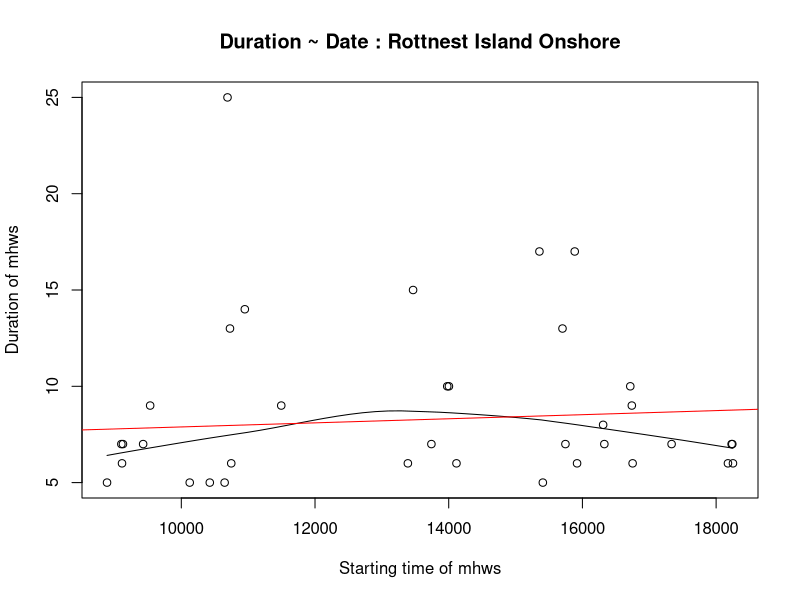
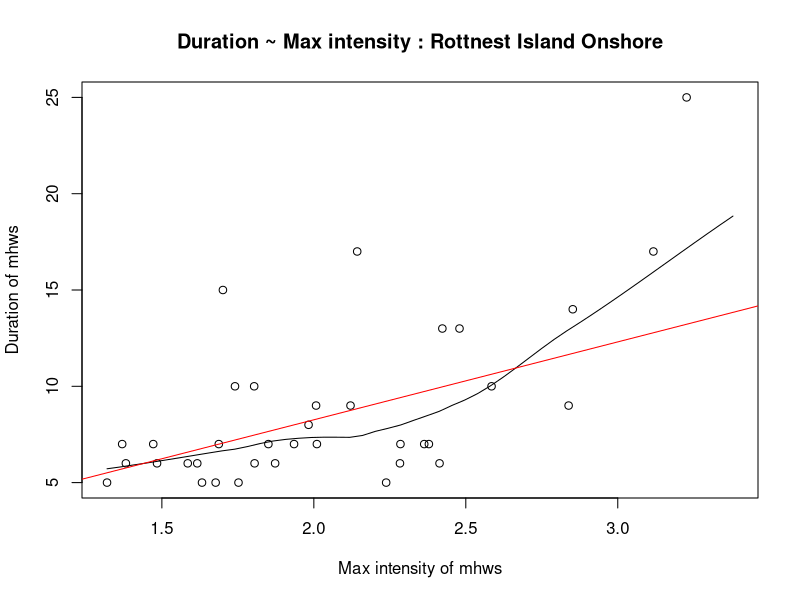
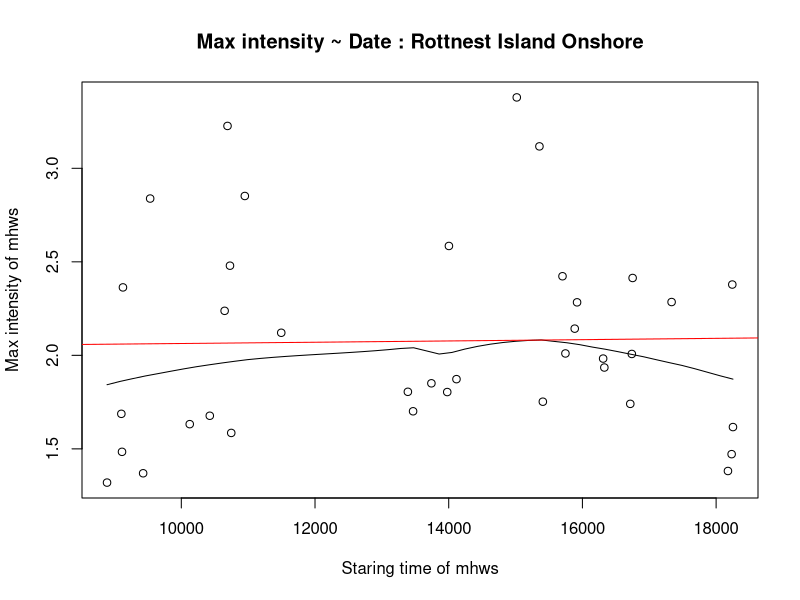
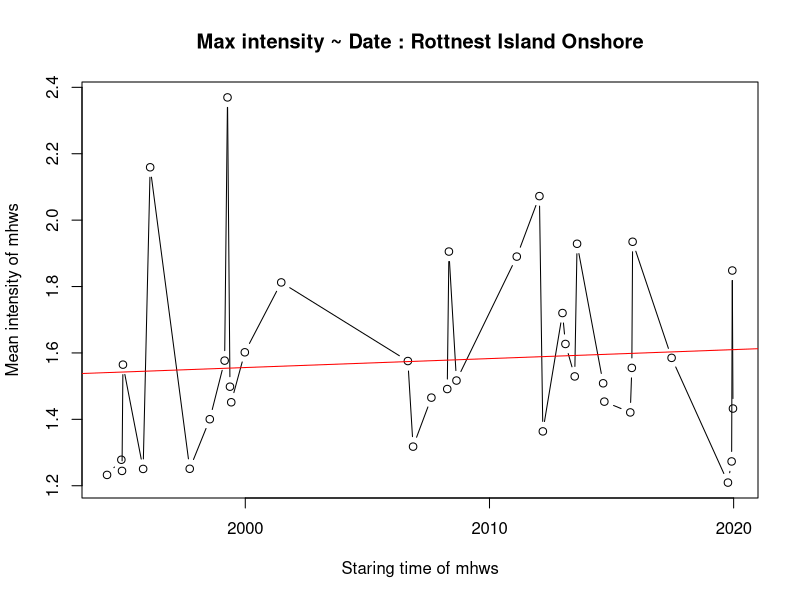
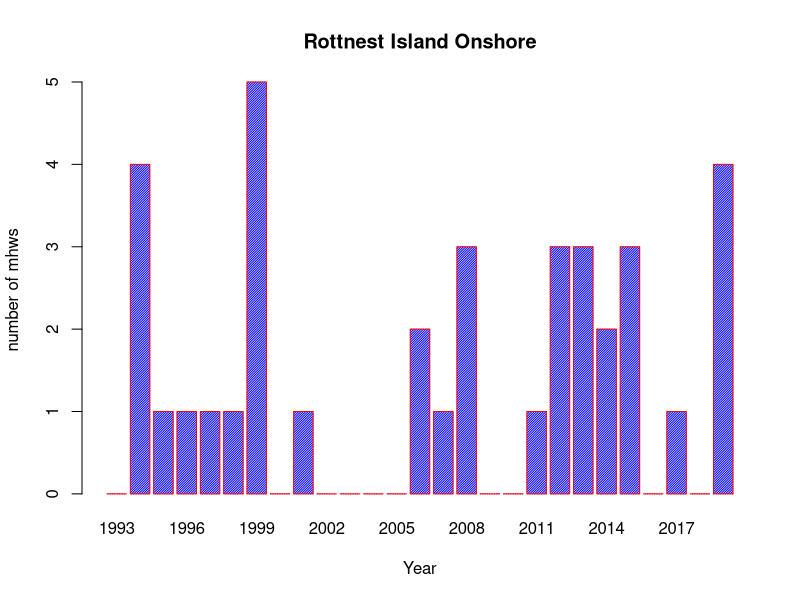
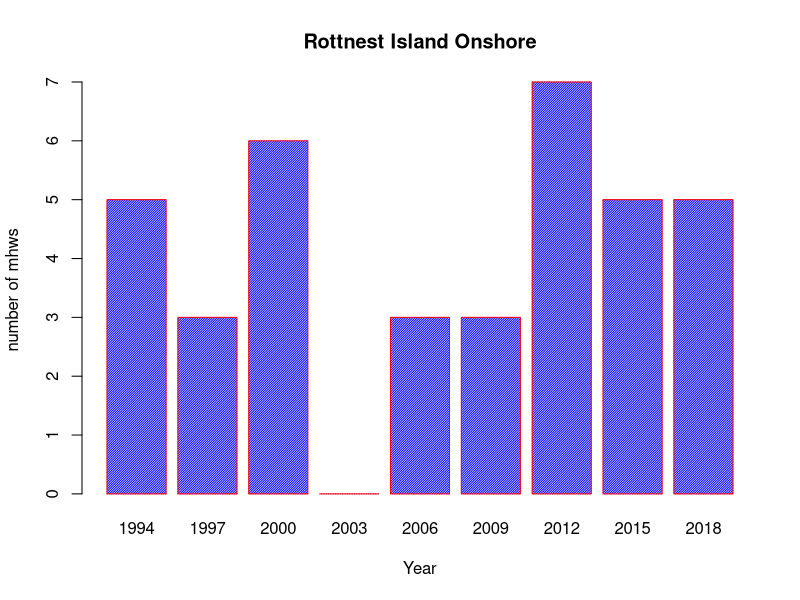
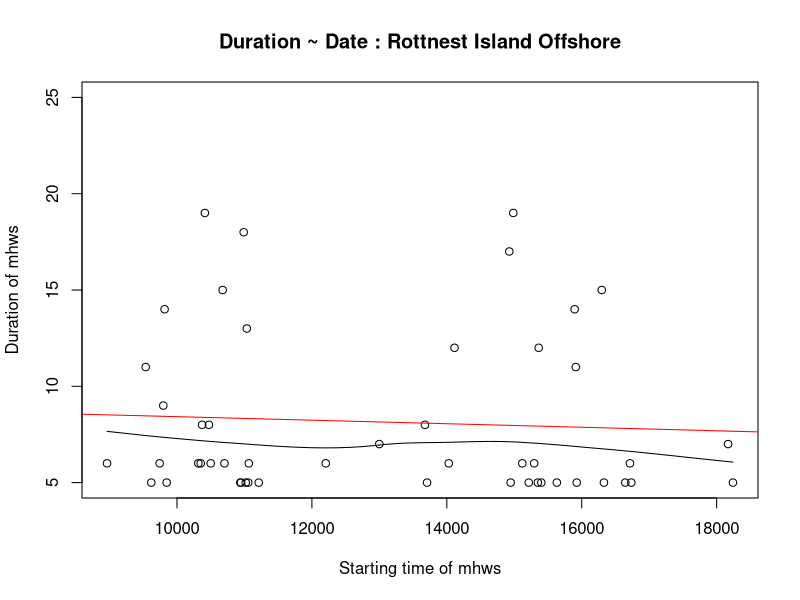
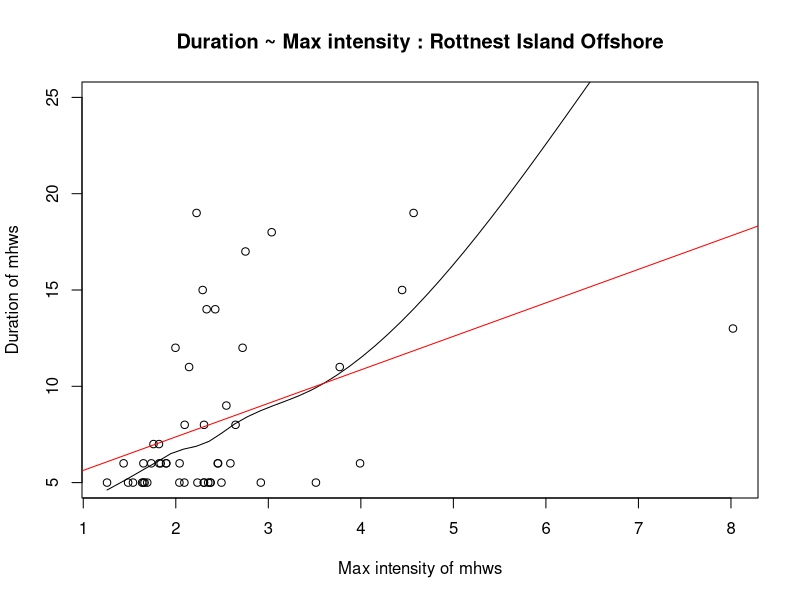

Source code (R) for these figures, in order:

#############################################
#                                           #
#                                           #
#                                           #
#                onshore                    #
#                                           #
#                                           #
#                                           #
#############################################
mhws_onshore = read.csv("Rottnest_Island_onshore_biased_analys.csv",header = TRUE,colClasses=c("numeric","Date","Date","numeric","Date","numeric","numeric","numeric"))
mhws_freq_3year = read.csv("average_3_year_Rottnest_Island_onshore_biased_analys.csv",header = TRUE)
mhws_freq_peryear = read.csv("average_per_year_Rottnest_Island_onshore_biased_analys.csv",header = TRUE)

#plot of duration against date
scatter.smooth(x=mhws_onshore$time_start, y=mhws_onshore$duration,xlab="Starting time of mhws",ylab="Duration of mhws",main="Duration ~ Date : Rottnest Island Onshore",ylim=c(5,25))
Duration_vs_date <- lm(mhws_onshore$duration ~ mhws_onshore$time_start,subset=(mhws_onshore$duration < 25))
abline(Duration_vs_date,col="red")



#plot of duration against intensity
scatter.smooth(x=mhws_onshore$max_intensity, y=mhws_onshore$duration,xlab="Max intensity of mhws",ylab="Duration of mhws",main="Duration ~ Max intensity : Rottnest Island Onshore",ylim=c(5,25))
Duration_vs_mean_intensity <- lm(mhws_onshore$duration ~ mhws_onshore$max_intensity,subset=(mhws_onshore$duration < 25))
abline(Duration_vs_mean_intensity,col="red")


#plot of max intensity against date
scatter.smooth(x=mhws_onshore$time_start, y=mhws_onshore$max_intensity,xlab="Staring time of mhws",ylab="Max intensity of mhws",main="Max intensity ~ Date : Rottnest Island Onshore")
Max_intensity_vs_date <- lm(mhws_onshore$max_intensity ~ mhws_onshore$time_start)
abline(Max_intensity_vs_date,col="red")



#plot of mean intensity against date
plot(x=mhws_onshore$time_start, y=mhws_onshore$mean_intensity,xlab="Staring time of mhws",ylab="Mean intensity of mhws",main="Max intensity ~ Date : Rottnest Island Onshore",type="b")
Mean_intensity_vs_date <- lm(mhws_onshore$mean_intensity ~ mhws_onshore$time_start)
abline(Mean_intensity_vs_date,col="red")


barplot(as.table(setNames(mhws_freq_peryear$frequency,mhws_freq_peryear$start_year)),xlab="Year",ylab="number of mhws",main="Rottnest Island Onshore",border="red",col="blue",density=60)

barplot(as.table(setNames(mhws_freq_3year$frequency,mhws_freq_3year$centre_year)),xlab="Year",ylab="number of mhws",main="Rottnest Island Onshore",border="red",col="blue",density=60)



#############################################
#                                           #
#                                           #
#                                           #
#                offshore                   #
#                                           #
#                                           #
#                                           #
#############################################

mhws_offshore = read.csv("Rottnest_Island_offshore_biased_analys.csv",header = TRUE,colClasses=c("numeric","Date","Date","numeric","Date","numeric","numeric","numeric"))
mhws_freq_3year_off = read.csv("average_3_year_Rottnest_Island_offshore_biased_analys.csv",header = TRUE)
mhws_freq_peryear_off = read.csv("average_per_year_Rottnest_Island_offshore_biased_analys.csv",header = TRUE)

#plot of duration against date
scatter.smooth(x=mhws_offshore$time_start, y=mhws_offshore$duration,xlab="Starting time of mhws",ylab="Duration of mhws",main="Duration ~ Date : Rottnest Island Offshore",ylim=c(5,25))
Duration_vs_date <- lm(mhws_offshore$duration ~ mhws_offshore$time_start,subset=(mhws_offshore$duration < 25))
abline(Duration_vs_date,col="red")



#plot of duration against intensity
scatter.smooth(x=mhws_offshore$max_intensity, y=mhws_offshore$duration,xlab="Max intensity of mhws",ylab="Duration of mhws",main="Duration ~ Max intensity : Rottnest Island Offshore",ylim=c(5,25))
Duration_vs_mean_intensity_off <- lm(mhws_offshore$duration ~ mhws_offshore$max_intensity,subset=(mhws_offshore$duration < 25))
abline(Duration_vs_mean_intensity_off,col="red")


#plot of max intensity against date
scatter.smooth(x=mhws_offshore$time_start, y=mhws_offshore$max_intensity,xlab="Staring time of mhws",ylab="Max intensity of mhws",main="Max intensity ~ Date : Rottnest Island Offshore")
Max_intensity_vs_date_off <- lm(mhws_offshore$max_intensity ~ mhws_offshore$time_start)
abline(Max_intensity_vs_date_off,col="red")



#plot of mean intensity against date
plot(x=mhws_onshore$time_start, y=mhws_onshore$mean_intensity,xlab="Staring time of mhws",ylab="Mean intensity of mhws",main="Max intensity ~ Date : Rottnest Island Offshore",type="b")
Mean_intensity_vs_date_off <- lm(mhws_offshore$mean_intensity ~ mhws_offshore$time_start)
abline(Mean_intensity_vs_date_off,col="red")


barplot(as.table(setNames(mhws_freq_peryear_off$frequency,mhws_freq_peryear_off$start_year)),xlab="Year",ylab="number of mhws",main="Rottnest Island Offshore",border="red",col="blue",density=60)

barplot(as.table(setNames(mhws_freq_3year_off$frequency,mhws_freq_3year_off$centre_year)),xlab="Year",ylab="number of mhws",main="Rottnest Island Offshore",border="red",col="blue",density=60)
